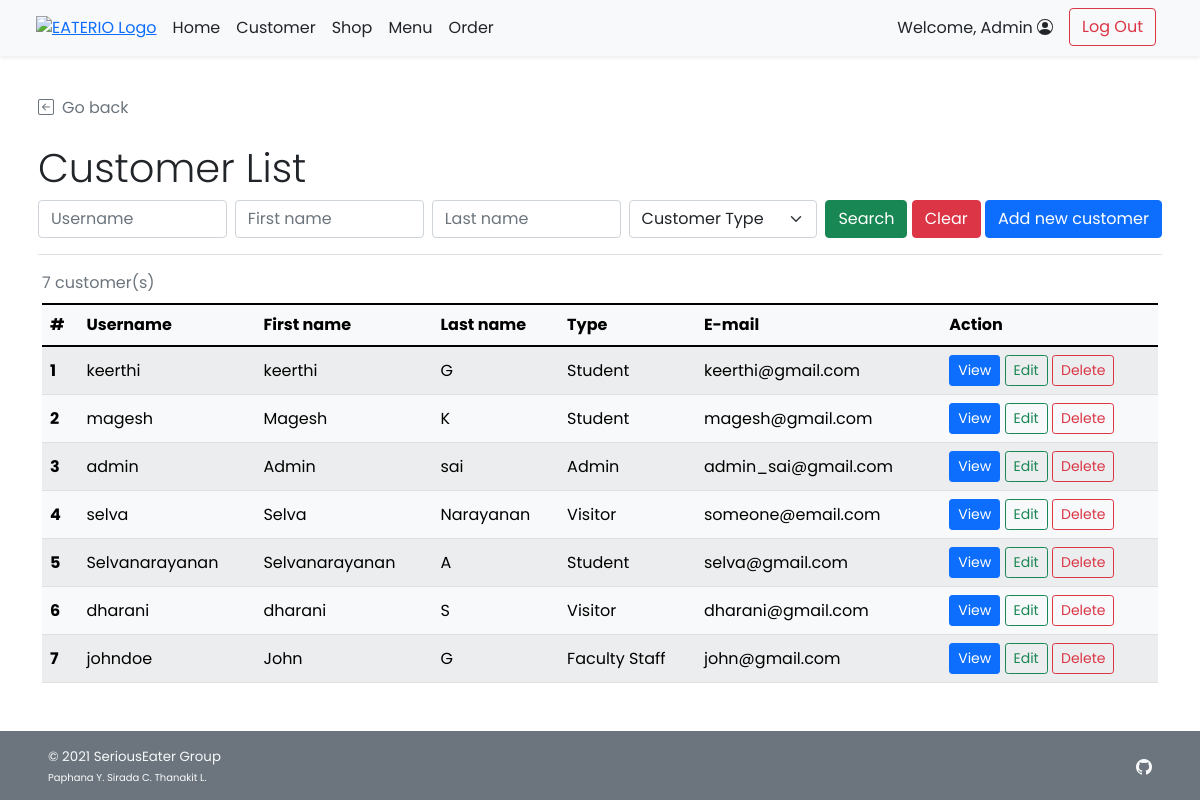
The app's page /admin/admin_customer_list.php (signed in) with its own data.
### tables this page shows
CREATE TABLE `customer` (
  `c_id` int(11) NOT NULL,
  `c_username` varchar(45) NOT NULL,
  `c_pwd` varchar(45) NOT NULL,
  `c_firstname` varchar(45) NOT NULL,
  `c_lastname` varchar(45) NOT NULL,
  `c_email` varchar(100) NOT NULL,
  `c_gender` varchar(1) NOT NULL COMMENT 'M for Male, F for Female',
  `c_type` varchar(3) NOT NULL COMMENT 'Type of customer in this canteen (STD for student, INS for instructor, STF for staff, GUE for guest, ADM for admin, OTH for other)'
);

### admin/admin_customer_list.php (the view, shortened to what this page needs)
<!DOCTYPE html>
<html lang="en" class="h-100">
<head>
    <?php
        include("../conn_db.php");
        include('../head.php');
    ?>
    <link href="../css/main.css" rel="stylesheet">
</head>
<body class="d-flex flex-column h-100">
    <?php include('nav_header_admin.php')?>
    <div class="container p-2 pb-0" id="admin-dashboard">
        <div class="mt-4 border-bottom">
            <a class="nav nav-item text-decoration-none text-muted mb-2" href="#" onclick="history.back();">
                <i class="bi bi-arrow-left-square me-2"></i>Go back
            </a>
            <h2 class="pt-3 display-6">Customer List</h2>
            <form class="form-floating mb-3" method="GET" action="admin_customer_list.php">
                <div class="row g-2">
                    <div class="col">
                        <input type="text" class="form-control" id="username" name="un" placeholder="Username"
                            <?php if(isset($_GET["search"])){?>value="<?php echo $_GET["un"];?>" <?php } ?>>
                    </div>
                    <div class="col">
                        <input type="text" class="form-control" id="firstname" name="fn" placeholder="First name"
                            <?php if(isset($_GET["search"])){?>value="<?php echo $_GET["fn"];?>" <?php } ?>>
                    </div>
                    <div class="col">
                        <input type="text" class="form-control" id="lastname" name="ln" placeholder="Last name"
                            <?php if(isset($_GET["search"])){?>value="<?php echo $_GET["ln"];?>" <?php } ?>>
                    </div>
                    <div class="col">
                        <select class="form-select" id="utype" name="ut">
                            <?php if(isset($_GET["search"])){?>
                            <option selected value="">Customer Type</option>
                            <option value="STD" <?php if($_GET["ut"]=="STD"){ echo "selected";}?>>Student</option>
                            <option value="INS" <?php if($_GET["ut"]=="INS"){ echo "selected";}?>>Professor</option>
                            <option value="TAS" <?php if($_GET["ut"]=="TAS"){ echo "selected";}?>>Teaching Assistant
                            </option>
                            <option value="STF" <?php if($_GET["ut"]=="STF"){ echo "selected";}?>>Faculty Staff</option>
                            <option value="GUE" <?php if($_GET["ut"]=="GUE"){ echo "selected";}?>>Visitor</option>
                            <option value="ADM" <?php if($_GET["ut"]=="ADM"){ echo "selected";}?>>Admin</option>
                            <option value="OTH" <?php if($_GET["ut"]=="OTH"){ echo "selected";}?>>Other</option>
                            <?php }else{ ?>
                            <option selected value="">Customer Type</option>
                            <?php } ?>
                        </select>
                    </div>
                    <div class="col-auto">
                        <button type="submit" name="search" value="1" class="btn btn-success">Search</button>
                        <button type="reset" class="btn btn-danger"
                            onclick="javascript: window.location='admin_customer_list.php'">Clear</button>
                        <a href="admin_customer_add.php" class="btn btn-primary">Add new customer</a>
                    </div>
                </div>
            </form>
        </div>
    </div>
    <div class="container pt-2" id="cust-table">
        <?php
            if(!isset($_GET["search"])){
                $search_query = "SELECT c_id,c_username,c_firstname,c_lastname,c_type,c_email FROM customer;";
            }
            $search_result = $mysqli -> query($search_query);
            $search_numrow = $search_result -> num_rows;
            if($search_numrow == 0){
        ?>
        <div class="row">
            <div class="col mt-2 ms-2 p-2 bg-danger text-white rounded text-start">
                <svg xmlns="http://www.w3.org/2000/svg" width="16" height="16" fill="currentColor"
                    class="bi bi-x-circle ms-2" viewBox="0 0 16 16">
                    <path d="M8 15A7 7 0 1 1 8 1a7 7 0 0 1 0 14zm0 1A8 8 0 1 0 8 0a8 8 0 0 0 0 16z" />
                    <path
                        d="M4.646 4.646a.5.5 0 0 1 .708 0L8 7.293l2.646-2.647a.5.5 0 0 1 .708.708L8.707 8l2.647 2.646a.5.5 0 0 1-.708.708L8 8.707l-2.646 2.647a.5.5 0 0 1-.708-.708L7.293 8 4.646 5.354a.5.5 0 0 1 0-.708z" />
                </svg><span class="ms-2 mt-2">No customer found!</span>
                <a href="admin_customer_list.php" class="text-white">Clear Search Result</a>
            </div>
        </div>
        <?php } else{ ?>
        <div class="table-responsive">
        <table class="table rounded-5 table-light table-striped table-hover align-middle caption-top mb-5">
            <caption><?php echo $search_numrow;?> customer(s) <?php if(isset($_GET["search"])){?><br /><a
                    Result</a><?php } ?></caption>
            <thead class="bg-light">
                <tr>
                    <th scope="col">#</th>
                    <th scope="col">Username</th>
                    <th scope="col">First name</th>
                    <th scope="col">Last name</th>
                    <th scope="col">Type</th>
                    <th scope="col">E-mail</th>
                    <th scope="col">Action</th>
                </tr>
            </thead>
            <tbody>
                <?php $i=1; while($row = $search_result -> fetch_array()){ ?>
                <tr>
                    <th><?php echo $i++;?></th>
                    <td><?php echo $row["c_username"];?></td>
                    <td><?php echo $row["c_firstname"];?></td>
                    <td><?php echo $row["c_lastname"];?></td>
                    <td><?php
                        switch($row["c_type"]){
                            case "STD": echo "Student"; break;
                            case "STF": echo "Faculty Staff"; break;
                            case "GUE": echo "Visitor"; break;
                            case "ADM": echo "Admin"; break;
                        }
                    ?>
                    </td>
                    <td><?php echo $row["c_email"];?></td>
                    <td>
                        <a href="admin_customer_detail.php?c_id=<?php echo $row["c_id"]?>"
                            class="btn btn-sm btn-primary">View</a>
                        <a href="admin_customer_edit.php?c_id=<?php echo $row["c_id"]?>"
                            class="btn btn-sm btn-outline-success">Edit</a>
                        <a href="admin_customer_delete.php?c_id=<?php echo $row["c_id"]?>"
                            class="btn btn-sm btn-outline-danger">Delete</a>
                    </td>
                </tr>
                <?php } ?>
            </tbody>
        </table>
        </div>
        <?php }
        ?>
    </div>
    <footer
        class="footer d-flex flex-wrap justify-content-between align-items-center px-5 py-3 mt-auto bg-secondary text-light">
        <span class="smaller-font">&copy; 2021 SeriousEater Group<br /><span class="xsmall-font">Paphana Y. Sirada C.
                Thanakit L.</span></span>
        <ul class="nav justify-content-end list-unstyled d-flex">
            <li class="ms-3"><a class="text-light" target="_blank" href="https://github.com/waterthatfrozen/EATERIO"><i
                        class="bi bi-github"></i></a></li>
        </ul>
    </footer>
</body>
</html>

### css/main.css (style rules this page uses)
html { height: 100%; }
body { height: 100%; padding-top: 4rem; margin-bottom: -50px; font-family: 'Poppins', 'Noto Sans Thai', sans-serif; }
a { cursor: pointer; }
.bi { vertical-align: -.125em; fill: currentColor; }
.smaller-font { font-size: smaller; }
.xsmall-font { font-size: x-small; }

### records on screen
customer: c_username "keerthi", c_firstname "keerthi", c_lastname "G", c_type "Student", c_email "keerthi@gmail.com"
customer: c_username "magesh", c_firstname "Magesh", c_lastname "K", c_type "Student", c_email "magesh@gmail.com"
customer: c_username "admin", c_firstname "Admin", c_lastname "sai", c_type "Admin", c_email "admin_sai@gmail.com"
customer: c_username "selva", c_firstname "Selva", c_lastname "Narayanan", c_type "Visitor", c_email "someone@email.com"
customer: c_username "Selvanarayanan", c_firstname "Selvanarayanan", c_lastname "A", c_type "Student", c_email "selva@gmail.com"
customer: c_username "dharani", c_firstname "dharani", c_lastname "S", c_type "Visitor", c_email "dharani@gmail.com"
customer: c_username "johndoe", c_firstname "John", c_lastname "G", c_type "Faculty Staff", c_email "john@gmail.com"

### other values on screen
$_SESSION['firstname'] "Admin"
$search_numrow "7"
